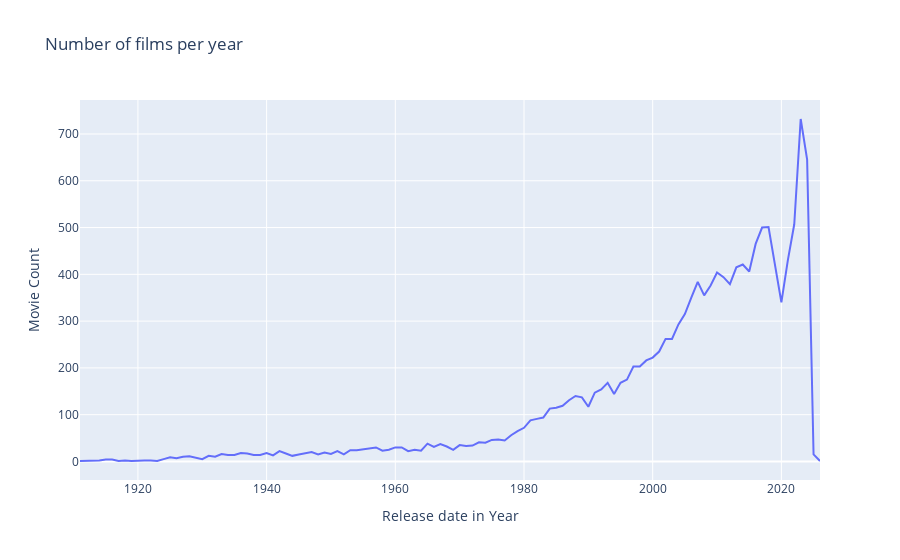

The code cell stored with this chart in its notebook:
### Markdown cell above
## Number of movies released by year

### Code cell
d1 = df['release_date_year'].value_counts().sort_index()
data = go.Scatter(x=d1.index, y=d1.values, name='movies data')
layout = go.Layout(title = "Number of films per year", xaxis_title = 'Release date in Year',yaxis_title = 'Movie Count')
py.iplot(dict(data=data, layout=layout))

plt.figure(figsize=(20, 12))
sns.countplot(
    x='release_date_year', 
    data=df.sort_values(by='release_date_year'),
    order=df['release_date_year'].value_counts().sort_index().index,
    palette='winter'
)
plt.title("Movie Release Count by Year", fontsize=20)
plt.xticks(fontsize=12, rotation=90)
plt.xlabel("Release Year", fontsize=15)
plt.ylabel("Count", fontsize=15)
plt.show()

### Figure 1 — Plotly figure (JSON) as saved in the notebook; plotly's stock layout.template omitted (floating-point values rounded to 4 significant figures)
{"data": [{"name": "movies data", "type": "scatter", "x": [1911, 1913, 1914, 1915, 1916, 1917, 1918, 1919, 1920, 1921, 1922, 1923, 1924, 1925, 1926, 1927, 1928, 1929, 1930, 1931, 1932, 1933, 1934, 1935, 1936, 1937, 1938, 1939, 1940, 1941, 1942, 1943, 1944, 1945, 1946, 1947, 1948, 1949, 1950, 1951, 1952, 1953, 1954, 1955, 1956, 1957, 1958, 1959, 1960, 1961, 1962, 1963, 1964, 1965, 1966, 1967, 1968, 1969, 1970, 1971, 1972, 1973, 1974, 1975, 1976, 1977, 1978, 1979, 1980, 1981, 1982, 1983, 1984, 1985, 1986, 1987, 1988, 1989, 1990, 1991, 1992, 1993, 1994, 1995, 1996, 1997, 1998, 1999, 2000, 2001, 2002, 2003, 2004, 2005, 2006, 2007, 2008, 2009, 2010, 2011, 2012, 2013, 2014, 2015, 2016, 2017, 2018, 2019, 2020, 2021, 2022, 2023, 2024, 2025, 2026], "y": [1, 1, 2, 4, 4, 1, 2, 1, 2, 2, 2, 1, 5, 9, 7, 10, 11, 8, 5, 12, 10, 16, 14, 14, 18, 17, 14, 14, 18, 13, 22, 17, 12, 15, 18, 20, 15, 19, 16, 22, 15, 24, 24, 26, 27, 30, 23, 25, 30, 30, 22, 25, 23, 38, 31, 37, 32, 25, 35, 33, 34, 41, 40, 46, 47, 45, 56, 65, 72, 88, 91, 94, 113, 115, 119, 131, 140, 137, 117, 147, 154, 168, 144, 168, 175, 203, 203, 216, 222, 235, 262, 262, 293, 315, 350, 384, 355, 376, 404, 394, 379, 415, 421, 406, 465, 500, 501, 424, 340, 430, 507, 732, 645, 15, 1]}], "layout": {"title": {"text": "Number of films per year"}, "xaxis": {"title": {"text": "Release date in Year"}}, "yaxis": {"title": {"text": "Movie Count"}}}}
